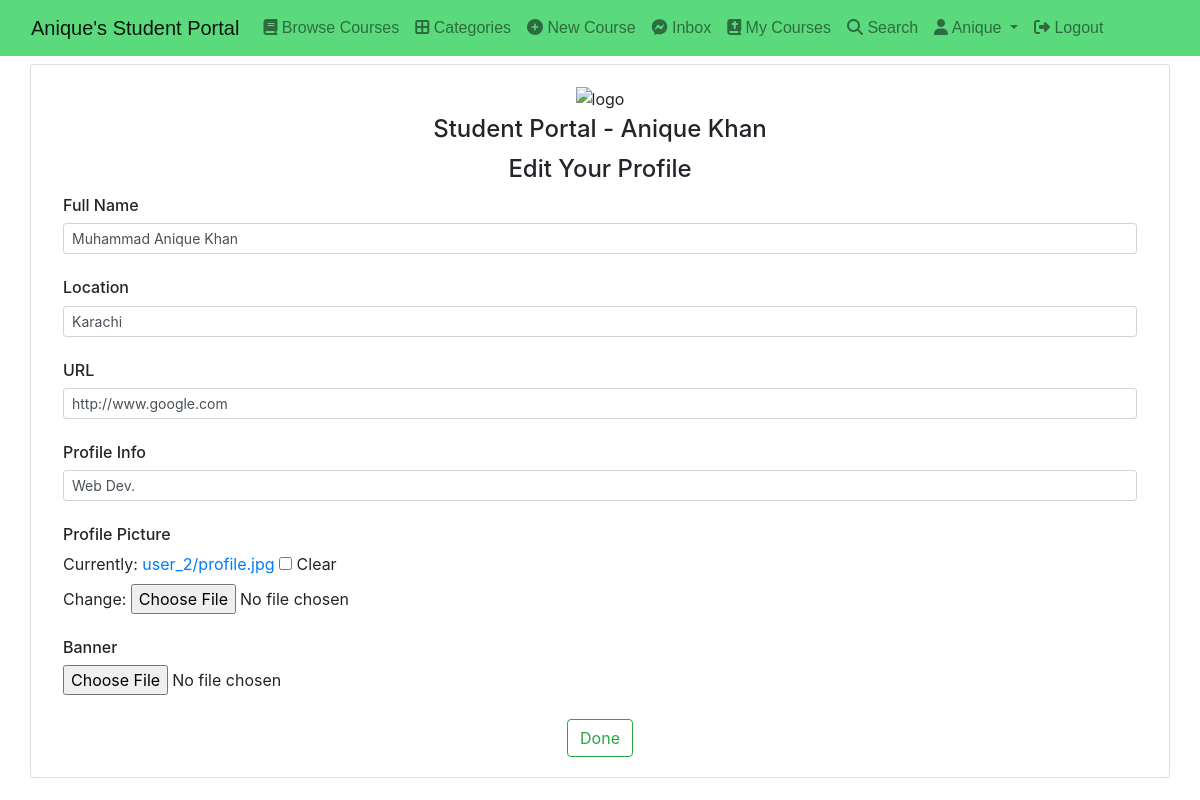
The page /user/profile/edit (signed in) on the database its author committed.
### authy/models.py (models this page shows, shortened)
class Profile(models.Model):
	user = models.OneToOneField(User, on_delete=models.CASCADE, related_name='profile')
	full_name = models.CharField(max_length=50, null=True, blank=True)
	location = models.CharField(max_length=50, null=True, blank=True)
	url = models.CharField(max_length=80, null=True, blank=True)
	profile_info = models.TextField(max_length=1500, null=True, blank=True)
	created = models.DateField(auto_now_add=True)
	picture = models.ImageField(upload_to=user_directory_path_profile, blank=True, null=True, verbose_name='Picture')
	banner = models.ImageField(upload_to=user_directory_path_banner, blank=True, null=True, verbose_name='Banner')

### authy/views.py (the view)
# urls.py: path('profile/edit', EditProfile, name='edit-profile'),
@login_required
def EditProfile(request):
    profile = Profile.objects.filter(user=request.user).first()
    if request.method == 'POST':
        form = EditProfileForm(request.POST, request.FILES, instance=profile)
        if form.is_valid():
            profile.picture = form.cleaned_data.get('picture')
            profile.full_name = form.cleaned_data.get('full_name')
            profile.banner = form.cleaned_data.get('banner')
            profile.location = form.cleaned_data.get('location')
            profile.url = form.cleaned_data.get('url')
            profile.profile_info = form.cleaned_data.get('profile_info')
            profile.save()
            return redirect('user-profile',username=request.user.username)
    else:
        form = EditProfileForm(instance=profile)
    context = {
        'form': form,
    }
    return render(request, 'registration/edit_profile.html', context)

### authy/forms.py
class EditProfileForm(forms.ModelForm):
    full_name = forms.CharField(
        widget=forms.TextInput(attrs={"class":"form-control form-control-sm"}), max_length=50, required=False)
    picture = forms.ImageField(required=False)
    banner = forms.ImageField(required=False)
    location = forms.CharField(
        widget=forms.TextInput(attrs={"class":"form-control form-control-sm"}), max_length=25, required=False)
    url = forms.URLField(widget=forms.TextInput(attrs={"class":"form-control form-control-sm"}),
                         max_length=60, required=False)
    profile_info = forms.CharField(
        widget=forms.TextInput(attrs={"class":"form-control form-control-sm"}), max_length=260, required=False)
    class Meta:
        model = Profile
        fields = ('picture', 'banner',
                  'full_name', 'location', 'url', 'profile_info')

### direct/views.py (called while the page is built)
def directs_count(request):
    directs_count = 0
    if request.user.is_authenticated:
        directs_count = Message.objects.filter(user=request.user,is_read=False).count()
    return {'directs_count':directs_count}

### student_portal/templates/registration/edit_profile.html (shortened to what this page needs)
{% extends 'base.html' %}{% block content %}
<div class="container mt-2">
  <div class="row">
    <div class="card w-100">
      <div class="card-body">
        <div class="text-center">
          <img
            src="https://mdbcdn.b-cdn.net/img/Photos/new-templates/bootstrap-login-form/lotus.webp"
            style="width: 185px"
            alt="logo"
          />
          <h4 class="mt-1 mb-2 pb-1">Student Portal - Anique Khan</h4>
          <h4 class="pb-1">Edit Your Profile</h4>
        </div>
        <form method="post" action="" role="form" enctype="multipart/form-data">
          <div class="form-outline mb-4">
            <h6 class="form-label" for="form2Example11">Full Name</h6>
            {{ form.full_name }}
          </div>
          <div class="form-outline mb-4">
            <h6 class="form-label" for="form2Example11">Location</h6>
            {{ form.location }}
          </div>
          <div class="form-outline mb-4">
            <h6 class="form-label" for="form2Example11">URL</h6>
            {{ form.url }}
          </div>
          <div class="form-outline mb-4">
            <h6 class="form-label" for="form2Example11">Profile Info</h6>
            {{ form.profile_info }}
          </div>
          <div class="form-outline mb-4">
            <h6 class="form-label" for="form2Example11">Profile Picture</h6>
            {{ form.picture }}
          </div>
          <div class="form-outline mb-4">
            <h6 class="form-label" for="form2Example11">Banner</h6>
            {{ form.banner }}
          </div>
          <div class="text-center">
            <button type="submit" class="btn btn-outline-success">Done</button>
          </div>
        </form>
      </div>
    </div>
  </div>
</div>
{% endblock content %}

### student_portal/templates/base.html (shortened to what this page needs)
{% load static %}
<!DOCTYPE html>
<html lang="en">
  <head>
    <link
      href="https://cdn.jsdelivr.net/npm/bootstrap@5.0.2/dist/css/bootstrap.min.css"
      rel="stylesheet"
    />
    <link
      rel="stylesheet"
      href="https://cdnjs.cloudflare.com/ajax/libs/font-awesome/6.1.1/css/all.min.css"
    />
    <link
      rel="stylesheet"
      href="https://stackpath.bootstrapcdn.com/bootstrap/4.3.1/css/bootstrap.min.css"
    />
  </head>
  <body>
    <nav
      class="navbar navbar-expand-lg navbar-light"
      style="background: #5bd97d; font-family: sans-serif"
    >
      <div class="container-fluid">
        <a class="navbar-brand" href="{% url 'index' %}"
          >Anique's Student Portal</a
        >
        <div class="collapse navbar-collapse" id="navbarSupportedContent">
          <ul class="navbar-nav me-auto mb-2 mb-lg-0">
            <li class="nav-item">
              <a class="nav-link" href="{% url 'browse-courses' %}"
                ><i class="fa fa-book"></i> Browse Courses</a
              >
            </li>
            <li class="nav-item">
              <a class="nav-link" href="{% url 'categories' %}"
                ><i class="fas fa-border-all"></i> Categories</a
              >
            </li>
            <li class="nav-item">
              <a class="nav-link" href="{% url 'new-course' %}"
                ><i class="fa fa-plus-circle"></i> New Course</a
              >
            </li>
            <li class="nav-item">
              <a class="nav-link" href="{% url 'inbox' %}"
                ><i class="fa-brands fa-facebook-messenger"></i> Inbox
              </a>
            </li>
            <li class="nav-item">
              <a class="nav-link" href="{% url 'my-courses' %}"
                ><i class="fa-solid fa-book-bible"></i> My Courses</a
              >
            </li>
            <li class="nav-item">
              <a class="nav-link" href="{% url 'search' %}"
                ><i class="fa-solid fa-search"></i> Search</a
              >
            </li>
            <li class="nav-item dropdown">
              <a
                class="nav-link dropdown-toggle"
                href="#"
                id="navbarDropdown"
                role="button"
                data-bs-toggle="dropdown"
                aria-expanded="false"
              >
                <i class="fa fa-user"></i> {{request.user.username|capfirst}}
              </a>
            </li>
            <li class="nav-item">
              <a class="nav-link" href="{% url 'logout' %}"
                ><i class="fa-solid fa-right-from-bracket"></i> Logout</a
              >
            </li>
          </ul>
        </div>
      </div>
    </nav>
    {% block content %} {% block pagination %} {% endblock pagination %} {% endblock content %}
  </body>
</html>

### rows shown on the page
Profile: full_name "Muhammad Anique Khan", location "Karachi", url "http://www.google.com", profile_info "Web Dev."

### other values the page prints
{{ request.user.username|capfirst }} "Anique"
